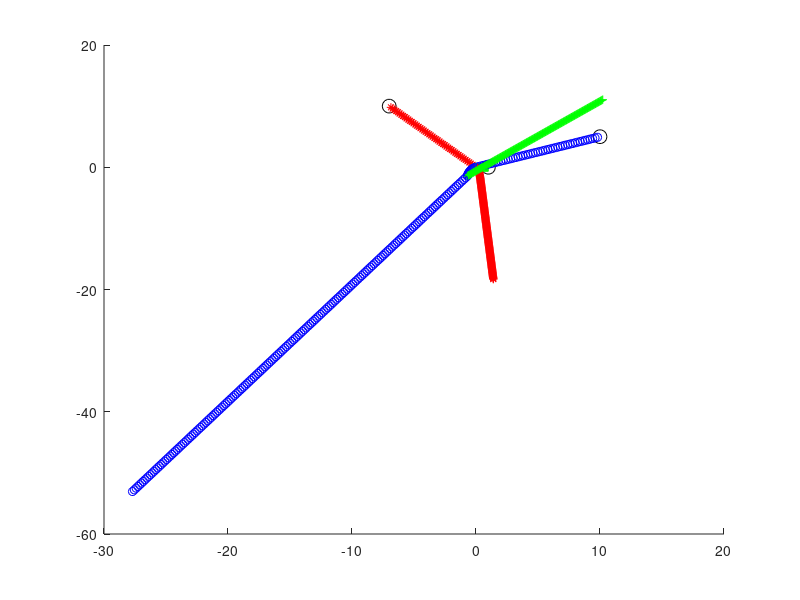

This chart was generated by the following MATLAB code:
% Main idea of Verlet's solution: approx. v_n+1 = (a_n + a_n+1)/2 * dt
% Vectors for each body are stored as matrix's columns (i.e. Body 1's position is
% 1st column of r matrix)

%% Random Case: 
% The 3 body Problem with origin-directed initial velocities and the bodies
% arranged in a scalene triangle. A simple but decent demo of why the three
% body problem is... a problem.


%% Initial setup
% Number of bodies
N = 3;

% Grav. constant [N*m^2 / kg^2]
G = 6.67*10^-11;

% Vector of masses, kg
m = [10^10; 10^10; 10^10];

% Initial positions, m
r = [[-7; 10], [1;0], [10;5]];

% Initial velocities
v = [[7;-10], [-1;0], [-10;-5]];

% Initial accelerations, m/s^2
a = [[0;0], [0;0], [0;0]];
a_next = a;  % will store a_(t+1)

% Plot initial positions
hold on 
plot(r(1,1), r(2,1), 'k-o', 'MarkerSize', 10)
plot(r(1,2), r(2,2), 'k-o', 'MarkerSize', 10)
plot(r(1,3), r(2,3), 'k-o', 'MarkerSize', 10)

% Timesteps desired
T = 5;
dt = 0.02;


%% Calculating at each timestep
for t = 0:dt:T
    % Find distances [vect] and absolute lengths [scl] between each body ---- t
    dist_1to2 = r(:,2) - r(:,1);
    length_1to2 = sqrt(dist_1to2' * dist_1to2);
    dist_2to3 = r(:,3) - r(:,2);
    length_2to3 = sqrt(dist_2to3' * dist_2to3);
    dist_3to1 = r(:,1) - r(:,3);
    length_3to1 = sqrt(dist_3to1' * dist_3to1);

    % Find new acceleration of each body [vect] ----- t
    % Example: finding accel of body 1
    % a1 = sum F's on 1 / m1. Sum F's on 1 is: (Force on 1 from 2 + -Force
    % on 3 from 1)
    a(:, 1) = (G*m(2)/length_1to2^3)*(r(:,2) - r(:,1)) + (G*m(3)/length_3to1^3)*(r(:,3) - r(:,1));
    a(:, 2) = (G*m(1)/length_1to2^3)*(r(:,1) - r(:,2)) + (G*m(3)/length_2to3^3)*(r(:,3) - r(:,2));
    a(:, 3) = (G*m(1)/length_3to1^3)*(r(:,1) - r(:,3)) + (G*m(2)/length_2to3^3)*(r(:,2) - r(:,3));

    % Find r_t+1 using r_t, v_(t), and a_t
    % Basic kinematics: x = x0 + v0*t + 1/2*a*t^2
    % r_t+1 = r_t + v_t*dt + 0.5*a_t*dt^2
    r = r + v*dt + 0.5*a*(dt^2);

    % Using similar steps above, find a_(t+1) - acceleration at new positn
    dist_1to2 = r(:,2) - r(:,1);
    length_1to2 = sqrt(dist_1to2' * dist_1to2);
    dist_2to3 = r(:,3) - r(:,2);
    length_2to3 = sqrt(dist_2to3' * dist_2to3);
    dist_3to1 = r(:,1) - r(:,3);
    length_3to1 = sqrt(dist_3to1' * dist_3to1);

    a_next(:, 1) = (G*m(2)/length_1to2^3)*(r(:,2) - r(:,1)) + (G*m(3)/length_3to1^3)*(r(:,3) - r(:,1));
    a_next(:, 2) = (G*m(1)/length_1to2^3)*(r(:,1) - r(:,2)) + (G*m(3)/length_2to3^3)*(r(:,3) - r(:,2));
    a_next(:, 3) = (G*m(1)/length_3to1^3)*(r(:,1) - r(:,3)) + (G*m(2)/length_2to3^3)*(r(:,2) - r(:,3));

    % Find v_t+1 = (a_t+1 + a_t)/2 * dt
    % Basic kinematics: v_t+1 ~= v_t + a_avg * dt
    v = v + (a + a_next)/2 * dt;

    % Plot new positions
    plot(r(1,1), r(2,1), 'r-*')
    plot(r(1,2), r(2,2), 'g-+')
    plot(r(1,3), r(2,3), 'b-o')

end